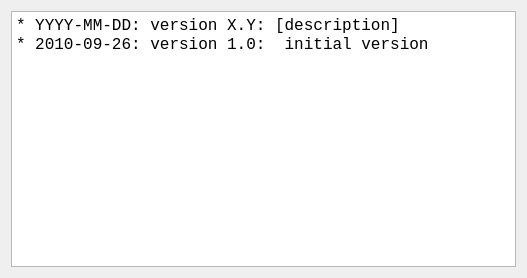
<?xml version="1.0" encoding="UTF-8"?>
<ui version="4.0">
 <class>DialogWhatsNew</class>
 <widget class="QDialog" name="DialogWhatsNew">
  <property name="geometry">
   <rect>
    <x>0</x>
    <y>0</y>
    <width>527</width>
    <height>278</height>
   </rect>
  </property>
  <property name="font">
   <font>
    <family>Courier New</family>
    <pointsize>12</pointsize>
   </font>
  </property>
  <property name="windowTitle">
   <string>What's new?</string>
  </property>
  <property name="windowIcon">
   <iconset resource="resources.qrc">
    <normaloff>:/images/R.png</normaloff>:/images/R.png</iconset>
  </property>
  <layout class="QGridLayout" name="gridLayout">
   <item row="0" column="0">
    <widget class="QPlainTextEdit" name="plainTextEdit">
     <property name="readOnly">
      <bool>true</bool>
     </property>
     <property name="plainText">
      <string>* YYYY-MM-DD: version X.Y: [description]
* 2010-09-26: version 1.0:  initial version</string>
     </property>
    </widget>
   </item>
  </layout>
 </widget>
 <resources>
  <include location="resources.qrc"/>
 </resources>
 <connections/>
</ui>
